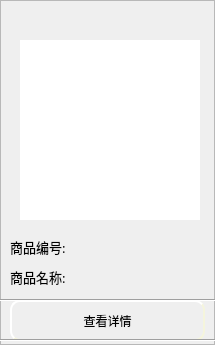
<?xml version="1.0" encoding="UTF-8"?>
<ui version="4.0">
 <class>HomeItem</class>
 <widget class="QWidget" name="HomeItem">
  <property name="geometry">
   <rect>
    <x>0</x>
    <y>0</y>
    <width>215</width>
    <height>345</height>
   </rect>
  </property>
  <property name="windowTitle">
   <string>Form</string>
  </property>
  <widget class="QFrame" name="frame">
   <property name="geometry">
    <rect>
     <x>0</x>
     <y>0</y>
     <width>215</width>
     <height>345</height>
    </rect>
   </property>
   <property name="styleSheet">
    <string notr="true">QFrame#frame{
	
	background-image: url(:/image/border1.png);
}</string>
   </property>
   <property name="frameShape">
    <enum>QFrame::StyledPanel</enum>
   </property>
   <property name="frameShadow">
    <enum>QFrame::Raised</enum>
   </property>
   <widget class="QLabel" name="label">
    <property name="geometry">
     <rect>
      <x>20</x>
      <y>40</y>
      <width>180</width>
      <height>180</height>
     </rect>
    </property>
    <property name="styleSheet">
     <string notr="true">background-color: rgb(255, 255, 255);</string>
    </property>
    <property name="text">
     <string/>
    </property>
   </widget>
   <widget class="QPushButton" name="pb_all">
    <property name="geometry">
     <rect>
      <x>10</x>
      <y>300</y>
      <width>195</width>
      <height>41</height>
     </rect>
    </property>
    <property name="styleSheet">
     <string notr="true">QPushButton{
	background-image: url(:/ico/pb1.jpg);
    border-style: outset;
    border-width: 2px;
    border-radius: 10px;
    border-color: beige;
    min-width: 5em;
    padding: 6px;
}
QPushButton:hover
{
	
	background-image: url(:/ico/pb.jpg);
    border-style: inset;
}

QPushButton:pressed{
	
	background-image: url(:/ico/pb2.jpg);
    border-style: inset;
}


</string>
    </property>
    <property name="text">
     <string>查看详情</string>
    </property>
   </widget>
   <widget class="Line" name="line">
    <property name="geometry">
     <rect>
      <x>0</x>
      <y>290</y>
      <width>221</width>
      <height>21</height>
     </rect>
    </property>
    <property name="orientation">
     <enum>Qt::Horizontal</enum>
    </property>
   </widget>
   <widget class="Line" name="line_3">
    <property name="geometry">
     <rect>
      <x>0</x>
      <y>325</y>
      <width>221</width>
      <height>31</height>
     </rect>
    </property>
    <property name="orientation">
     <enum>Qt::Horizontal</enum>
    </property>
   </widget>
   <widget class="QWidget" name="layoutWidget">
    <property name="geometry">
     <rect>
      <x>10</x>
      <y>235</y>
      <width>201</width>
      <height>54</height>
     </rect>
    </property>
    <layout class="QGridLayout" name="gridLayout_2">
     <item row="0" column="0">
      <widget class="QLabel" name="label_2">
       <property name="sizePolicy">
        <sizepolicy hsizetype="Fixed" vsizetype="Preferred">
         <horstretch>0</horstretch>
         <verstretch>0</verstretch>
        </sizepolicy>
       </property>
       <property name="font">
        <font>
         <family>楷体</family>
         <pointsize>10</pointsize>
        </font>
       </property>
       <property name="text">
        <string>商品编号:</string>
       </property>
      </widget>
     </item>
     <item row="1" column="1">
      <widget class="QLabel" name="lb_name">
       <property name="font">
        <font>
         <family>楷体</family>
         <pointsize>10</pointsize>
        </font>
       </property>
       <property name="text">
        <string/>
       </property>
      </widget>
     </item>
     <item row="0" column="1">
      <widget class="QLabel" name="lb_id">
       <property name="font">
        <font>
         <family>楷体</family>
         <pointsize>10</pointsize>
        </font>
       </property>
       <property name="text">
        <string/>
       </property>
      </widget>
     </item>
     <item row="1" column="0">
      <widget class="QLabel" name="label_3">
       <property name="font">
        <font>
         <family>楷体</family>
         <pointsize>10</pointsize>
        </font>
       </property>
       <property name="text">
        <string>商品名称:</string>
       </property>
      </widget>
     </item>
    </layout>
   </widget>
   <widget class="QLabel" name="lb_number">
    <property name="geometry">
     <rect>
      <x>92</x>
      <y>0</y>
      <width>30</width>
      <height>30</height>
     </rect>
    </property>
    <property name="font">
     <font>
      <family>黑体</family>
      <pointsize>14</pointsize>
     </font>
    </property>
    <property name="styleSheet">
     <string notr="true">background-image: url(:/image/water.png);
color: rgb(255, 255, 255);</string>
    </property>
    <property name="text">
     <string/>
    </property>
    <property name="alignment">
     <set>Qt::AlignCenter</set>
    </property>
   </widget>
  </widget>
 </widget>
 <resources/>
 <connections/>
</ui>
